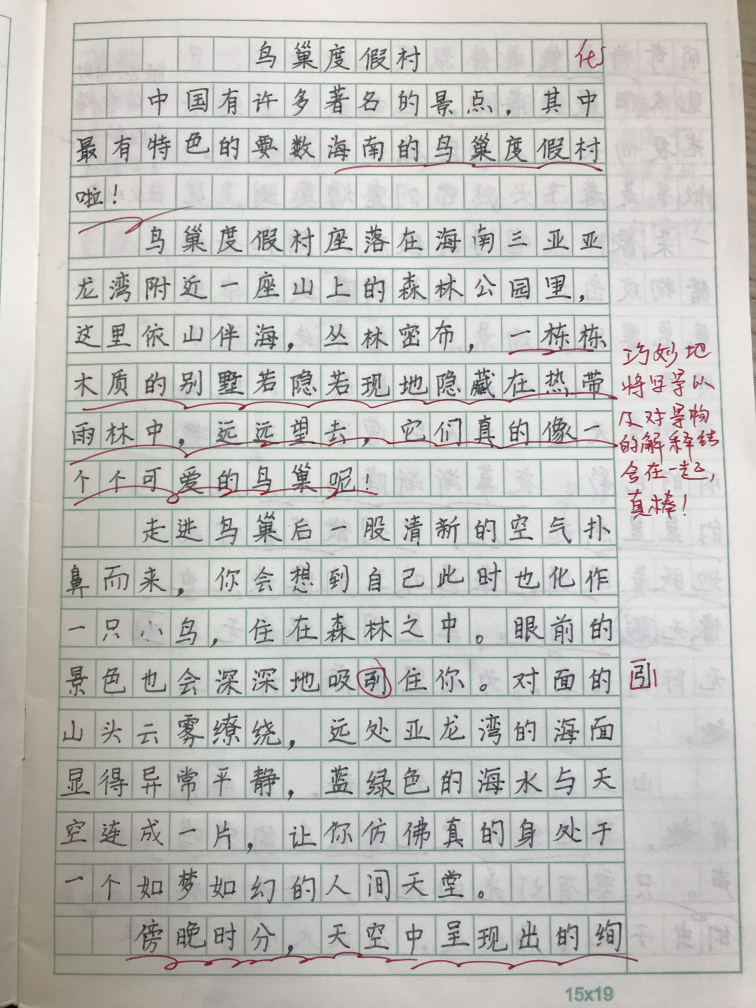
#> input picture asset/process_origin.jpg, 3024 x 4032 px (shown at 1/4 size); its folder holds only this picture in this run
$ python -i processor.py   (imports and definitions only)
#> lines starting #> are read from the running program, lines starting #| are printed output that depends on the picture; after the words box and inside, x2 and y2 are one past the last pixel; in counts of white or black regions, pixels touching at a corner belong together
#> further down, picture is the input picture: shape (4032, 3024, 3); mean B, G, R 190.4, 193.7, 194.4
### process/process_utils.py
import cv2
import numpy as np

# 文字灰度阈值
text_threshold = 170

# 红色范围
lower_red1 = np.array([0, 50, 50])
upper_red1 = np.array([10, 255, 255])
lower_red2 = np.array([160, 50, 50])
upper_red2 = np.array([180, 255, 255])
# 蓝色范围
lower_blue = np.array([100, 50, 50])
upper_blue = np.array([140, 255, 255])


def color_clean(img):
    # 转换为HSV颜色空间(色相, 亮度, 纯度)
    hsv = cv2.cvtColor(img, cv2.COLOR_BGR2HSV)
#> hsv: shape (4032, 3024, 3); mean H, S, V 46.9, 10.3, 196.3

    # 创建红色和蓝色mask, mask范围内设置为白色, 否则黑色
    mask_red = cv2.bitwise_or(cv2.inRange(hsv, lower_red1, upper_red1), cv2.inRange(hsv, lower_red2, upper_red2))
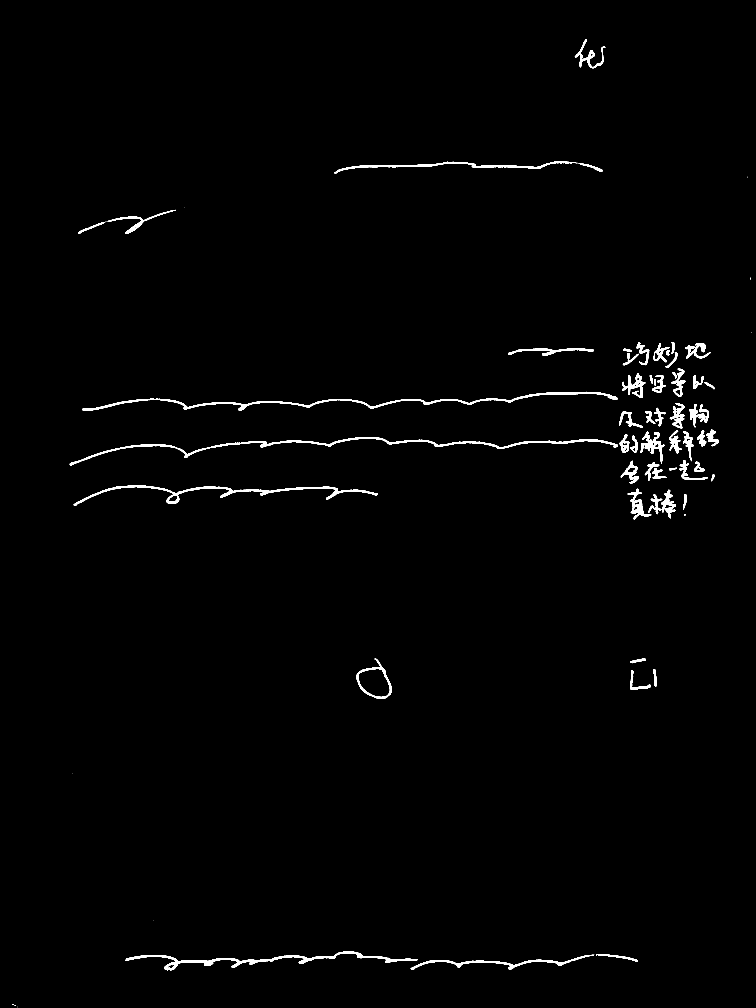
#> mask_red: shape (4032, 3024) (shown at 1/4 size); 1.1% white; 73 white regions (15 under 20 px), largest, box (x1, y1, x2, y2) and area: (279, 1748, 2472, 1861) 15308, (330, 1567, 2471, 1643) 14527, (502, 3807, 1670, 3881) 11845
    mask_blue = cv2.inRange(hsv, lower_blue, upper_blue)
#> mask_blue: shape (4032, 3024); 0% white in thin lines or dots, all inside (x1, y1, x2, y2) = (1521, 3112, 1975, 3732)
    # 合并红色和蓝色
    mask_combined = cv2.bitwise_or(mask_red, mask_blue)

    # 使用TELEA算法进行图像恢复, 去除红色和蓝色区域并用周围像素填充
    # TELEA算法流程:
    #   边界检测：确定掩码区域的边界
    #   优先级计算：基于边界法线和梯度方向计算修复优先级
    #   像素填充：从最高优先级开始，用邻域加权平均填充
    #   传播更新：更新边界和优先级，迭代处理
    return cv2.inpaint(img, mask_combined, inpaintRadius=3, flags=cv2.INPAINT_TELEA)


# 通过连通域去除噪声, 过滤连通区域小于阈值的噪声
def connect_clean(img, min_area):
    num_labels, labels, stats, centroids = cv2.connectedComponentsWithStats(img, connectivity=8)
    valid_labels = np.where(stats[1:, cv2.CC_STAT_AREA] >= min_area)[0] + 1
    return np.isin(labels, valid_labels).astype(np.uint8) * 255

### process/processor.py
import base64
import os
from glob import glob

import cv2
import numpy as np
from flask import Blueprint, request

from common import rex
from process.process_utils import *

"""
process.py 核心图片处理逻辑
"""

# [1 line that did not run here, left out]


def process_core(img: 'Mat | ndarray[Any, dtype] | UMat'):
    """
    输入参数为opencv图片，输出参数也为opencv图片
    """

    img_cleaned = color_clean(img)

    # 转换为灰度图 (R*77 + G*150 + B*29) >> 8
    gray = cv2.cvtColor(img_cleaned, cv2.COLOR_BGR2GRAY)

    # 自适应二值化, 根据局部区域亮度特性动态调整阈值
    binary = cv2.adaptiveThreshold(
        gray, 255, cv2.ADAPTIVE_THRESH_GAUSSIAN_C,
        cv2.THRESH_BINARY_INV, 15, 5
    )
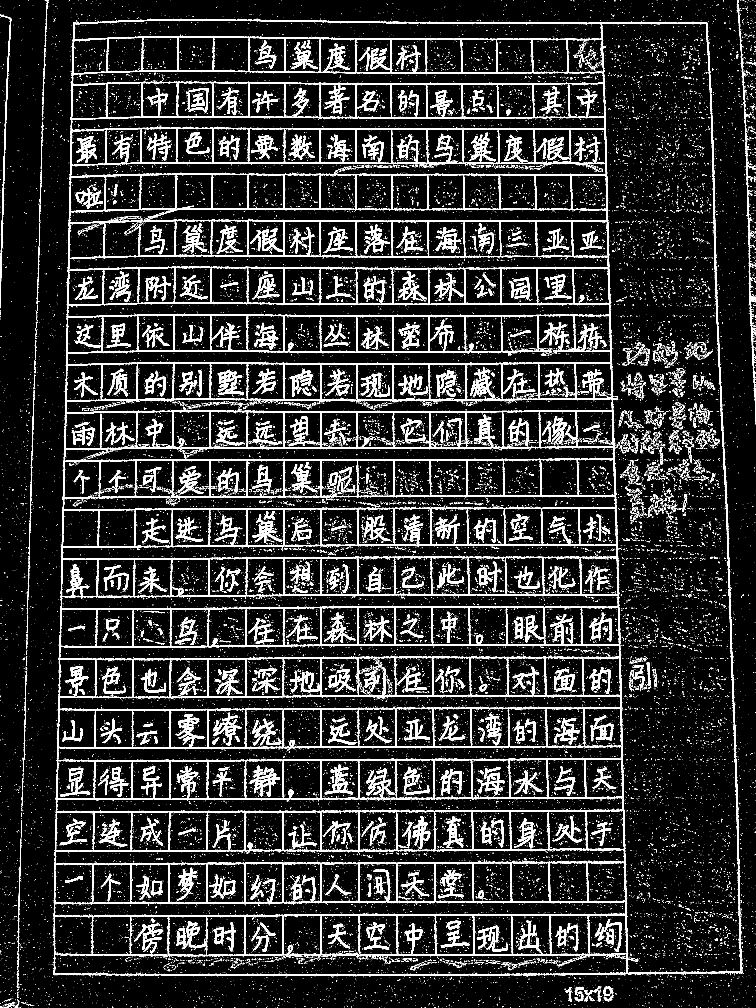
#> binary: shape (4032, 3024) (shown at 1/4 size); 12.2% white; 40323 white regions (38310 under 20 px), largest, box (x1, y1, x2, y2) and area: (214, 76, 2974, 3906) 725414, (0, 59, 45, 1202) 5070, (999, 3062, 1120, 3188) 4322

    # 通过连通域去除细小噪声
    binary = connect_clean(binary, 50)
#> in connect_clean, `num_labels, labels, stats, centroids = cv2.connectedComponentsWithStat..`:
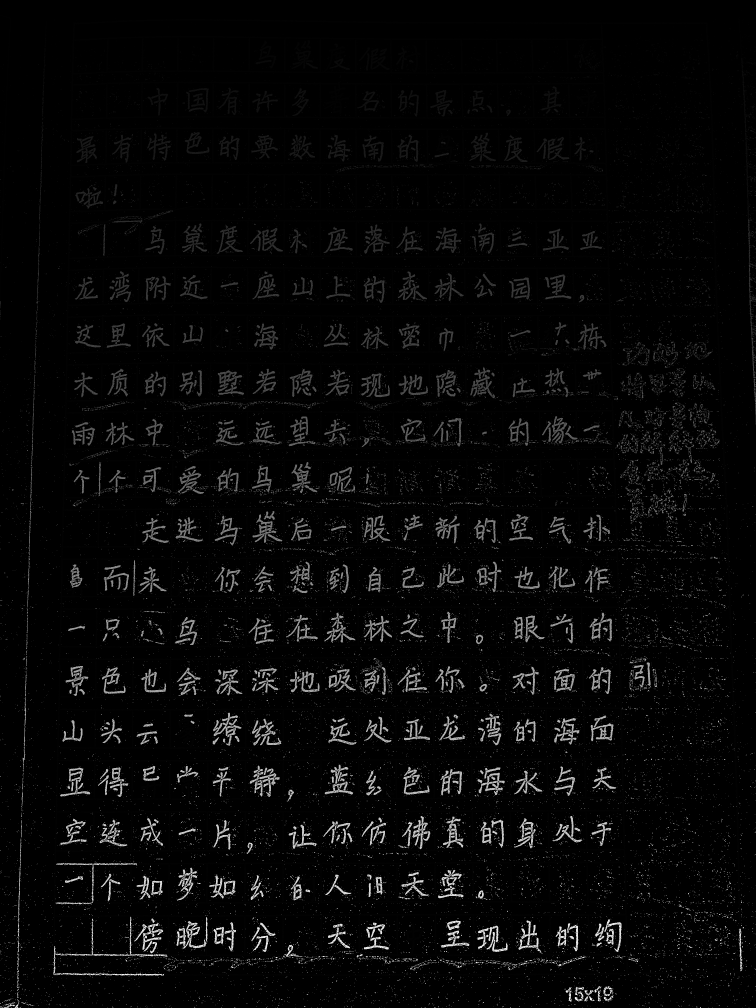
#> labels: shape (4032, 3024) int32 (shown at 1/4 size); min 0, max 40323, mean 1223.1; drawn with min black and max white
#> in connect_clean, `num_labels, labels, stats, centroids = cv2.connectedComponentsWithStat..`: num_labels = 40324; centroids = 40324 pairs, first value 0 to 3023, second value 0 to 4031
#> in connect_clean, `valid_labels = np.where(stats[1:, cv2.CC_STAT_AREA] >= min_area)[0] + 1`: valid_labels = 865 values from 25 to 40152

    open_kernel = np.ones((2, 2), np.uint8)
    close_kernel = np.ones((3, 3), np.uint8)
    # 开运算去噪
    clean = cv2.morphologyEx(binary, cv2.MORPH_OPEN, open_kernel)
#> clean: shape (4032, 3024); 10.8% white; 1559 white regions (348 under 20 px), largest, box (x1, y1, x2, y2) and area: (262, 77, 2886, 1611) 286419, (237, 1795, 2488, 2994) 177320, (231, 2985, 2515, 3892) 101421
    # 闭运算连接文字
    clean = cv2.morphologyEx(clean, cv2.MORPH_CLOSE, close_kernel)
#> clean: shape (4032, 3024); 11.2% white; 863 white regions (81 under 20 px), largest, box (x1, y1, x2, y2) and area: (213, 77, 2972, 3906) 767538, (0, 60, 46, 1203) 5190, (2981, 532, 3024, 1514) 4965
    # 连通域过滤
    clean = connect_clean(clean, 50)
#> call 2 of connect_clean, with min_area = 50
#> in connect_clean (call 2), `num_labels, labels, stats, centroids = cv2.connectedComponentsWithStat..`:
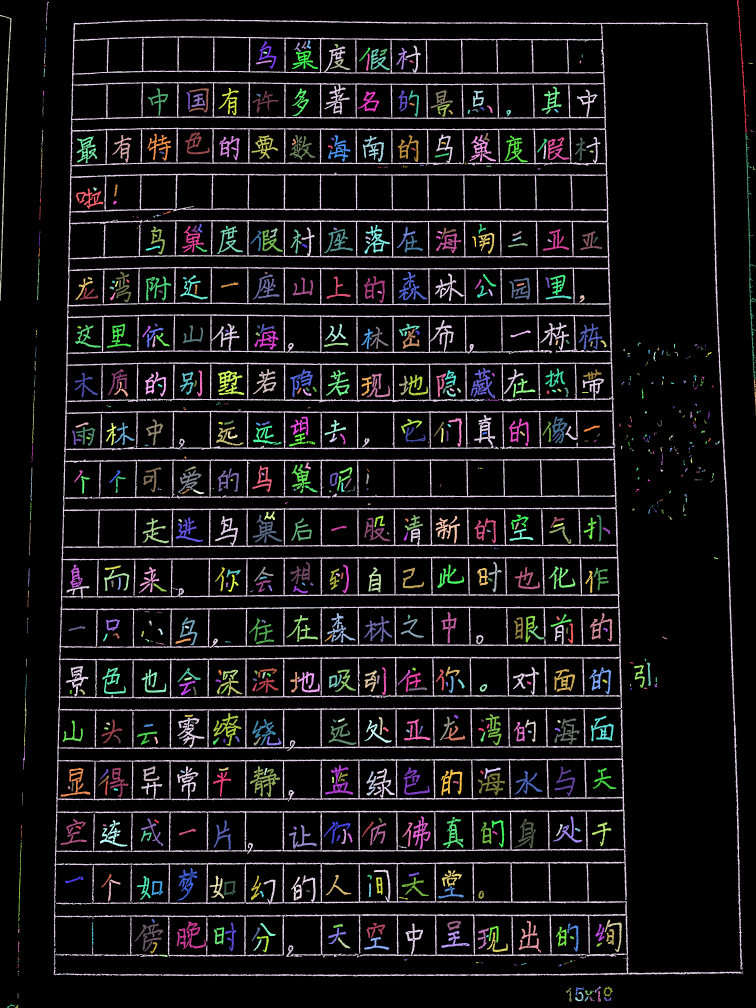
#> labels: shape (4032, 3024) int32 (shown at 1/4 size); 864 distinct labels, from 0 to 863; one colour per label, 0 black
#> in connect_clean (call 2), `num_labels, labels, stats, centroids = cv2.connectedComponentsWithStat..`: num_labels = 864; stats = 864 rows, first 6: [0, 0, 3024, 4032, 10825996], [2949, 0, 41, 529, 2193], [184, 7, 12, 90, 260], [0, 60, 46, 1143, 5190], [213, 77, 2759, 3829, 767538], [183, 102, 4, 17, 45]; centroids = 864 pairs, first value 19.32 to 3023, second value 47.87 to 4026.1
#> in connect_clean (call 2), `valid_labels = np.where(stats[1:, cv2.CC_STAT_AREA] >= min_area)[0] + 1`: valid_labels = 701 values from 1 to 863

    # 膨胀操作连接笔画
    kernel = np.ones((3, 3), np.uint8)
    reconstructed = cv2.morphologyEx(clean, cv2.MORPH_DILATE, kernel, iterations=1)
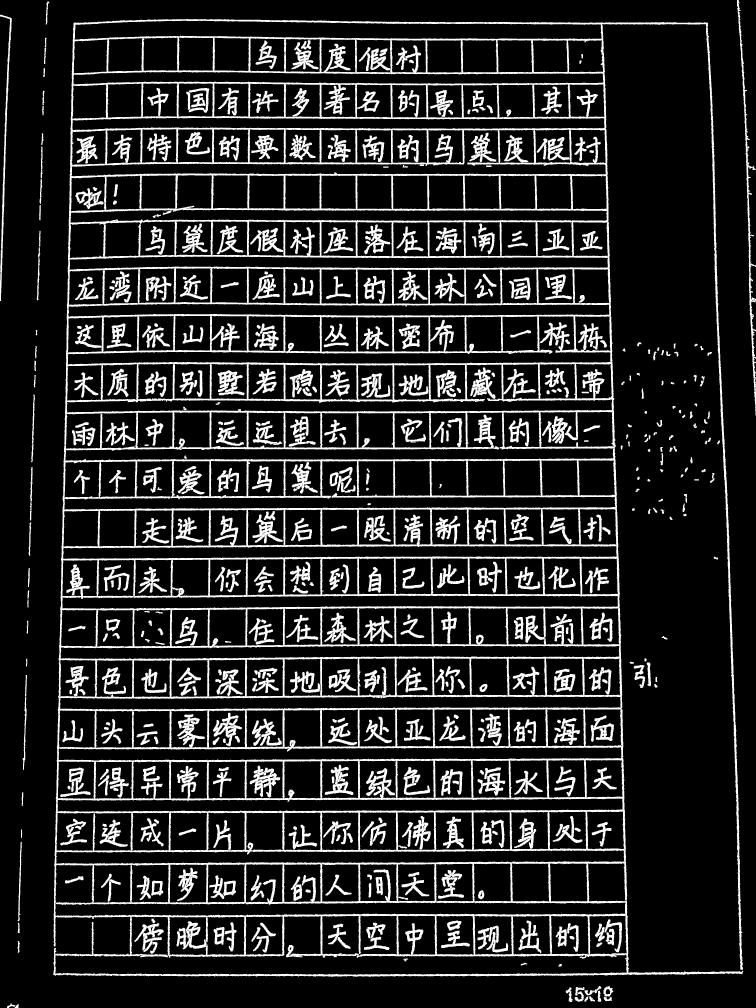
#> reconstructed: shape (4032, 3024) (shown at 1/4 size); 15.7% white; 618 white regions, largest, box (x1, y1, x2, y2) and area: (212, 76, 2973, 3907) 1133465, (2980, 531, 3024, 1515) 7968, (0, 59, 47, 1204) 7685
    final_mask = cv2.bitwise_and(reconstructed, clean)
    # 黑白像素反转
    final = cv2.bitwise_not(final_mask)
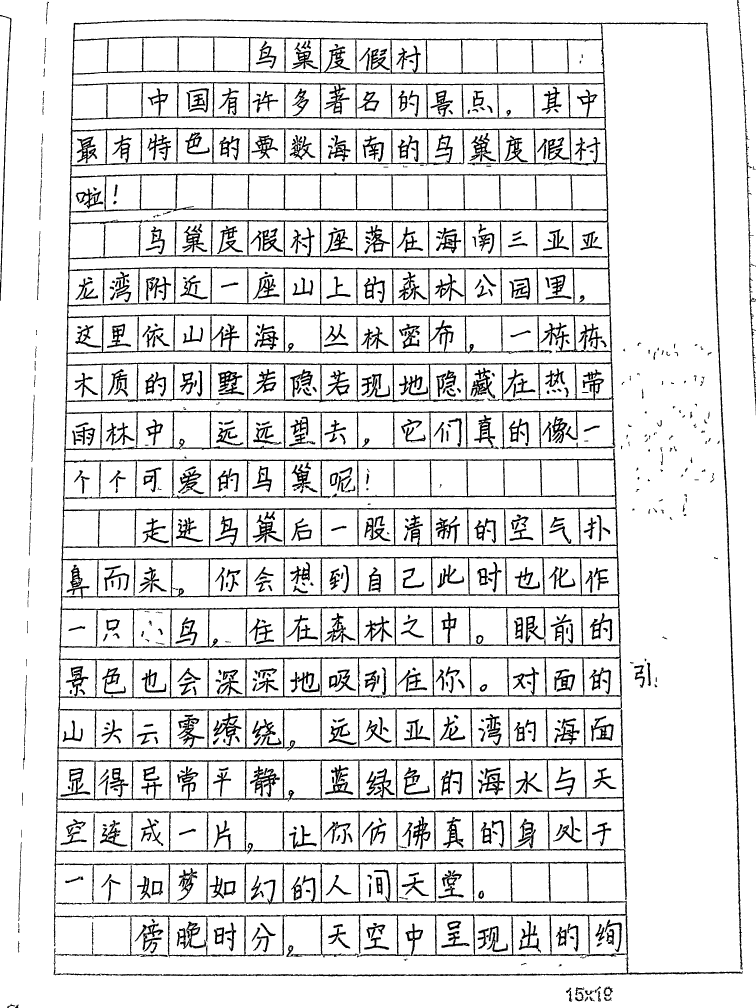
#> final: shape (4032, 3024) (shown at 1/4 size); 88.8% white; 701 black regions, largest, box (x1, y1, x2, y2) and area: (213, 77, 2972, 3906) 767538, (0, 60, 46, 1203) 5190, (2981, 532, 3024, 1514) 4965

    # 保留大于文字阈值的部分
    final[final > text_threshold] = 255
    return final


# [22 lines that did not run here, left out]

>>> import cv2
>>> picture = cv2.imread('../asset/process_origin.jpg')
>>> result = process_core(picture)
